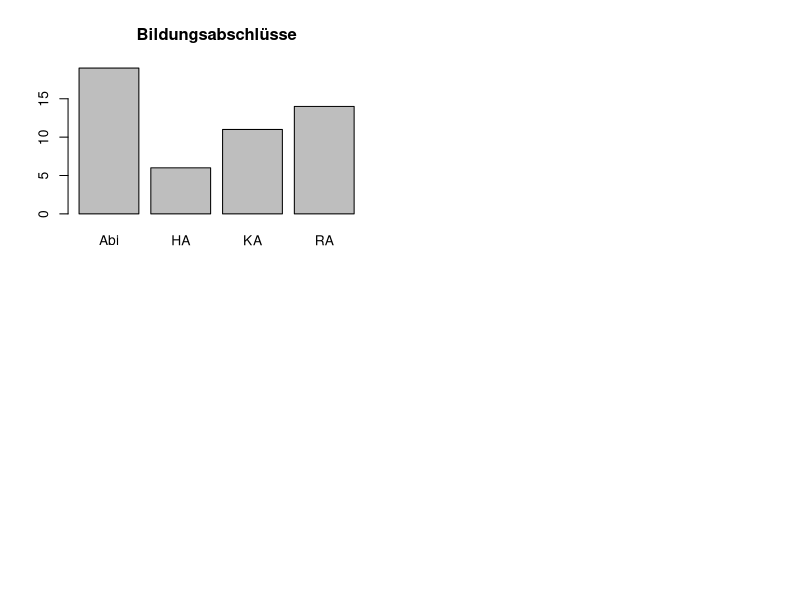

The R source for this figure:
# Funktionen-R-Skript 1


# Funktionen a, b, c: Alina, Hannah

# Funktion a) 
# Eine Funktion, die verschiedene geeignete deskriptive Statistiken für metrische 
# Variablen berechnet und ausgibt 

My_Plots <- function(x, main){
  # x = Daten
  # main = Überschrift für alle Plots 
 par(mfrow = c(2,2)) # vier Grafiken in einen Plot 
  # Die unterschiedlichen Grafiken 
  hist(x, main = main) 
  barplot(table(x), main = main)
  boxplot(x,horizontal = TRUE, main = main)
  plot(x, main = main) 
}


# Funktion b) 
# Eine Funktion, die verschiedene geeignete desktiptive Statistiken für 
# kategoriale Variablen berechnet und ausgibt 

S <- c("KA", "RA", "Abi", "HA") # Ein Datenbeispiel zum ausprobieren 
W <- sample(S, size = 50, replace = TRUE)

My_Plots_2 <- function(x, main){
  par(mfrow = c(2,2))
  # Ein Stabdiagramm
  barplot(table(x), main = main)
  # erstellt eine Vierfeldertafel 
  matrix(c(sum(x !="KA"),length(x)- sum(x !="KA"),
           sum(x == "RA" | x == "Abi")
           ,length(x)-sum(x == "RA" | x == "Abi")),
         nrow = 2, ncol = 2, byrow = TRUE, 
         dimnames = list(c("Schulabschluss", "mittlerer_Schulabschluss"), 
                         c("ja", "nein")))
}
My_Plots_2(W, main = "Bildungsabschlüsse")

# Macht nur zwei Visualisierungen


















# Funktionen  d, e, f: Maike, Julia



## d)

# Grundgeruest der Funktion fuer Zusammenhang zwischen einer metrischen und einer dichotomen Variable

# Es werden 2 Summaries der metrischen Variable ausgegeben, getrennt nach den beiden Auspraegungen der dichotomen Variable
# Eingabe: fuer "dich" muss eine dichotome, fuer "met" eine metrische Variable eingegeben werden
# "dich" und "met" sollten zwei Variablen sein, deren n-te Eintraege jeweils von derselben Person stammen

dichmetsummary <- function(dich, met){
  
  if(length(table(dich)) != 2){stop("dich muss eine dichotome Variable sein")} 
     #ueberprueft, ob "dich" genau zwei Auspraegungen hat
  
  if(!is.numeric(met)){stop("met muss eine metrische Variable sein")} 
     # ueberprueft, ob "met" eine metrische variable ist
  
  if(length(met) != length(dich)){stop("dich und met muessen gleiche Laenge haben")} 
     # uberprueft, ob "dich" und "met" die gleiche Laenge haben.


dichfact <- factor(dich, levels = c(names(table(dich))), labels = c(0, 1))
# Umwandlung der dichotomen variable in einen Factor
  
# die Summaries werden als 2-elementige Liste zurueckgegeben:
rgabe <- list(
  # Summary der metrischen Variable nach der ersten im table ausgefuehrten Auspraegung der dichotomen Variable
  summary(met[dichfact == 0]), 
  
  # Summary der metrischen Variable nach der zweiten im table ausgefuehrten Auspraegung der dichotomen Variable
  summary(met[dichfact == 1])
)


names(rgabe) <- c(names(table(dich))[1], names(table(dich))[2])
# zu jedem Listenelement wird hinzugefuegt, auf welcher Auspraegung der dichotomen Variable die Summary basiert

return(rgabe) # Ausgabe der beiden Summaries
  }








  
  
##f)

# es werden Visualisierungen fuer drei Variablen erstellt. Dabei werden zwei Variablen fuer die Achsen verwendet und die dritte durch unterschiedliche
# Farben gezeigt. Die Positionen der drei Variablen sind dabei fest gewaehlt. Man kann nur unterscheiden welche drei von Mathe_Int, Prog_Int, Studienfach und
# Mathe_LK man gleichzeitig angezeigt werden sollen. Genutzt wird dabei das Paket "ggplot2". 


# noch nicht fertige Funktion, jedoch die Visualisierung fuer 3 Variablen

# muss vorher geladen
install.packages("ggplot2")
library(ggplot2)

Visual_data <- function(data = data, n = 3, Int_Mathe = TRUE, Int_Prog = TRUE, data_Studiengang = TRUE, MatheLK = FALSE){   # n steht dafuer, wie viele Variablen genutzt werden, moeglich sind 3 oder 4
  if(n == 3 & Int_Mathe == TRUE & Int_Prog == TRUE & data_Studiengang == TRUE & MatheLK == FALSE){
    print(ggplot(data,                                                                          # ggplot wird vom Datensatz erstellt
           aes(y = factor(Mathe_Int,                                                      # Interesse für Mathe auf y-Achse
                          labels = c("sehr geringes Interesse = 1",                       # Beschriftung für die Punkte
                                     "2", "3", "4", "5", "6",
                                     "sehr hohes Interesse = 7")), 
               x = Prog_Int,                                                              # auf die x-Achse kommt Interesse für Programmieren
               color = Studienfach)) +                                                    # es wird farblich nach Studienfach unterschieden
      geom_jitter(alpha = 1,                                                              # Farbstaerke und Groesse der Punkte im Gitter
                  size = 1.5) + 
      labs(title = "Interesse nach Studienfach",                                          # Die jeweiligen Achsen werden beschriftet
           x = "Interesse an Programmiern", 
           y = "Interesse an Mathe", las = 1) )
  }
  if(n == 3 & Int_Mathe == TRUE & Int_Prog == TRUE & data_Studiengang == FALSE & MatheLK == TRUE){
    print( ggplot(data,                                                                          # ggplot wird vom Datensatz erstellt
           aes(y = factor(Mathe_Int,                                                      # Interesse für Mathe auf y-Achse
                          labels = c("sehr geringes Interesse = 1",                       # Beschriftung für die Punkte
                                     "2", "3", "4", "5", "6",
                                     "sehr hohes Interesse = 7")), 
               x = Prog_Int,                                                              # auf die x-Achse kommt Interesse für Programmieren
               color = Mathe_LK)) +                                                    # es wird farblich nach Mathe LK unterschieden
      geom_jitter(alpha = 1,                                                              # Farbstaerke und Groesse der Punkte im Gitter
                  size = 1.5) + 
      labs(title = "Interesse nach Mathe LK",                                          # Die jeweiligen Achsen werden beschriftet
           x = "Interesse an Programmiern", 
           y = "Interesse an Mathe", las = 1) )
  }
  if(n == 3 & Int_Mathe == TRUE & Int_Prog == FALSE & data_Studiengang == TRUE & MatheLK == TRUE){
    print( ggplot(data,                                                                          # ggplot wird vom Datensatz erstellt
           aes(y = factor(Mathe_Int,                                                      # Interesse für Mathe auf y-Achse
                          labels = c("sehr geringes Interesse = 1",                       # Beschriftung für die Punkte
                                     "2", "3", "4", "5", "6",
                                     "sehr hohes Interesse = 7")), 
               x = Studienfach,                                                              # auf die x-Achse kommt das Studienfach
               color = Mathe_LK)) +                                                    # es wird farblich nach Mathe LK unterschieden
      geom_jitter(alpha = 1,                                                              # Farbstaerke und Groesse der Punkte im Gitter
                  size = 1.5) + 
      labs(title = "Mathe LK nach Studenfach und Int. Mathe",                                          # Die jeweiligen Achsen werden beschriftet
           x = "Studienfach", 
           y = "Interesse an Mathe", las = 1))
  }
  if(n == 3 & Int_Mathe == FALSE & Int_Prog == TRUE & data_Studiengang == TRUE & MatheLK == TRUE){
    print(ggplot(data,                                                                          # ggplot wird vom Datensatz erstellt
           aes(y = factor(Prog_Int,                                                      # Interesse für Programmieren auf y-Achse
                          labels = c("sehr geringes Interesse = 1",                       # Beschriftung für die Punkte
                                     "2", "3", "4", "5", "6",
                                     "sehr hohes Interesse = 7")), 
               x = Studienfach,                                                              # auf die x-Achse kommt das Studienfach
               color = Mathe_LK)) +                                                    # es wird farblich nach Mathe LK unterschieden
      geom_jitter(alpha = 1,                                                              # Farbstaerke und Groesse der Punkte im Gitter
                  size = 1.5) + 
      labs(title = "Mathe LK bei Studienfach und Int. Programmieren",                                          # Die jeweiligen Achsen werden beschriftet
           x = "Studienfach", 
           y = "Interesse an Programmieren", las = 1) )
  }
  if(n==4 & Int_Mathe == TRUE & Int_Prog == TRUE & data_Studiengang == TRUE & MatheLK == TRUE){
    # Hier muss der Code fuer vier Variablen rein
  }
# Hier werden die Warnings geschrieben, falls die Variablen unzulaessig sind  
  
  # bei den Fall das n=4 ist, wird eine Warnung gegeben, falls nicht alle vier Folgevariablen TRUE gesetzt wurden
  if(n == 4 & !(Int_Mathe == TRUE & Int_Prog == TRUE & data_Studiengang == TRUE & MatheLK == TRUE )){    
    warning("Bei n=4 muessen alle vier Variablen auf TRUE gesetzt werden")
  }
  # bei den Fall das n=3 ist:
  # falls vier statt drei Variablen TRUE gesetzt wurden
  if(n == 3 & Int_Mathe == TRUE & Int_Prog == TRUE & data_Studiengang == TRUE & MatheLK == TRUE){
    warning("Bei n=3 duerfen nur drei Variablen TRUE sein")
  }
  # falls zu wenig Variablen TRUE gesetzt wurden
  if(n== 3 & (Int_Mathe == FALSE & Int_Prog == FALSE & data_Studiengang == TRUE & MatheLK == TRUE | Int_Mathe == FALSE & Int_Prog == TRUE & data_Studiengang == FALSE & MatheLK == TRUE |
              Int_Mathe == FALSE & Int_Prog == TRUE & data_Studiengang == TRUE & MatheLK == FALSE | Int_Mathe == TRUE & Int_Prog == FALSE & data_Studiengang == FALSE & MatheLK == TRUE | 
              Int_Mathe == TRUE & Int_Prog == FALSE & data_Studiengang == TRUE & MatheLK == FALSE | Int_Mathe == TRUE & Int_Prog == TRUE & data_Studiengang == FALSE & MatheLK == FALSE |
              Int_Mathe == FALSE & Int_Prog == FALSE & data_Studiengang == FALSE & MatheLK == FALSE | Int_Mathe == FALSE & Int_Prog == FALSE & data_Studiengang == FALSE & MatheLK == TRUE |
              Int_Mathe == FALSE & Int_Prog == FALSE & data_Studiengang == TRUE & MatheLK == FALSE | Int_Mathe == FALSE & Int_Prog == TRUE & data_Studiengang == FALSE & MatheLK == FALSE |
              Int_Mathe == TRUE & Int_Prog == FALSE & data_Studiengang == FALSE & MatheLK == FALSE )){
    warning("Bei n=3 muessen genau drei Variablen TRUE sein")
  }
  
  # falls das n selbst unzulaessig ist
  if(n != 3 & n!= 4){
    warning("Das n ist unzulaessig. Es wird nur n=3 oder n=4 angenommen")
  }
 }




















